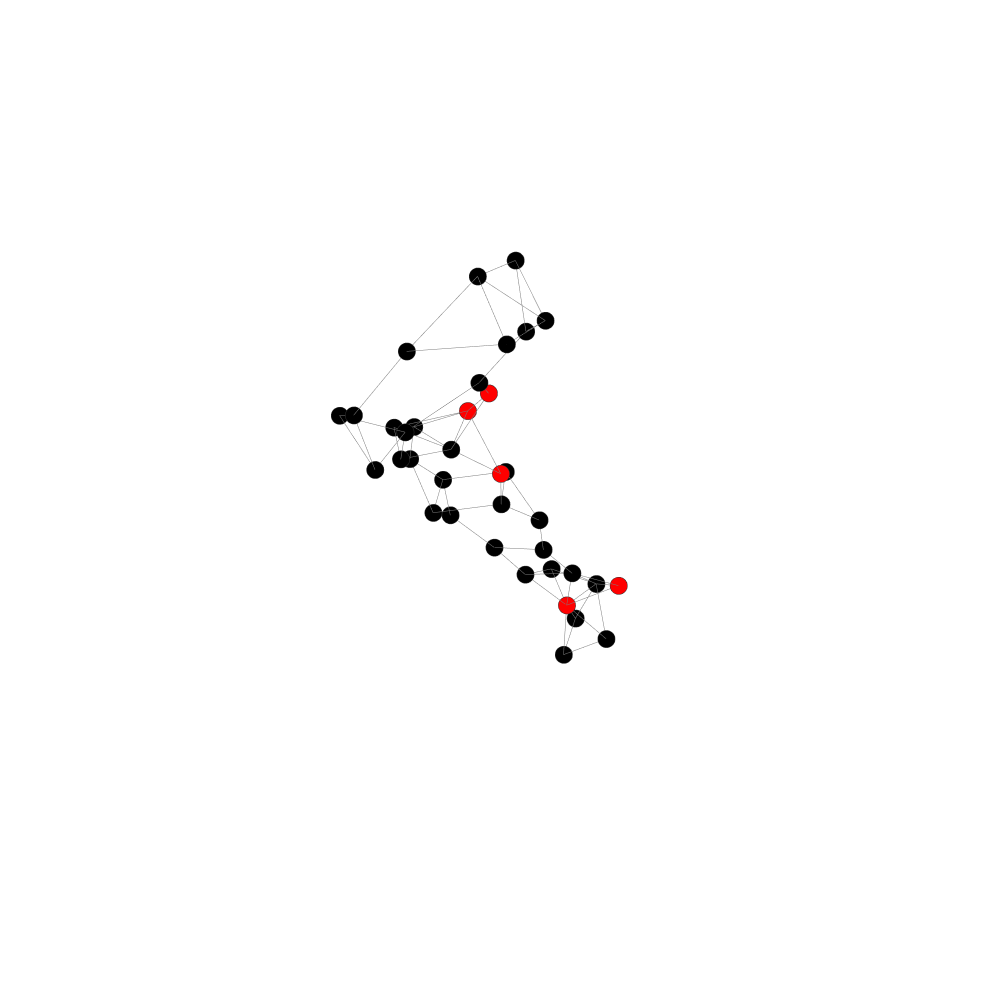

Notebook code for this chart:
### Code cell
import pandas as pd
import numpy as np
%matplotlib inline
import plotly.graph_objs as go
from  plotly.offline import plot
import chart_studio.plotly as py
import cufflinks as cf
cf.go_offline()
from plotly.offline import download_plotlyjs, init_notebook_mode, plot,iplot
init_notebook_mode(connected='true')
data=[trace1, trace2]
fig=go.Figure(data=data, layout=layout)

iplot(fig, filename='Les-Miserables')

### Figure 1 — Plotly figure (JSON) as saved in the notebook; plotly's stock layout.template omitted (floating-point values rounded to 4 significant figures; data arrays with more than 128 entries replaced by an {"elided": "..."} marker saying what was removed)
{"data": [{"hoverinfo": "none", "line": {"color": "rgb(125,125,125)", "width": 1}, "mode": "lines", "type": "scatter3d", "x": {"elided": "195 float values"}, "y": {"elided": "195 float values"}, "z": {"elided": "195 float values"}}, {"hoverinfo": "text", "marker": {"color": ["rgb(0,0,0)", "rgb(0,0,0)", "rgb(256,0,0)", "rgb(0,0,0)", "rgb(0,0,0)", "rgb(0,0,0)", "rgb(0,0,0)", "rgb(0,0,0)", "rgb(0,0,0)", "rgb(0,0,0)", "rgb(0,0,0)", "rgb(0,0,0)", "rgb(0,0,0)", "rgb(0,0,0)", "rgb(0,0,0)", "rgb(0,0,0)", "rgb(0,0,0)", "rgb(0,0,0)", "rgb(0,0,0)", "rgb(256,0,0)", "rgb(0,0,0)", "rgb(0,0,0)", "rgb(0,0,0)", "rgb(0,0,0)", "rgb(0,0,0)", "rgb(256,0,0)", "rgb(0,0,0)", "rgb(0,0,0)", "rgb(0,0,0)", "rgb(0,0,0)", "rgb(0,0,0)", "rgb(0,0,0)", "rgb(0,0,0)", "rgb(0,0,0)", "rgb(256,0,0)", "rgb(256,0,0)"], "colorscale": [[0, "#440154"], [0.1111, "#482878"], [0.2222, "#3e4989"], [0.3333, "#31688e"], [0.4444, "#26828e"], [0.5556, "#1f9e89"], [0.6667, "#35b779"], [0.7778, "#6ece58"], [0.8889, "#b5de2b"], [1, "#fde725"]], "line": {"color": "rgb(50,50,50)", "width": 0.5}, "size": 6, "symbol": "circle"}, "mode": "markers", "name": "actors", "text": ["0", "1", "2", "3", "4", "5", "6", "7", "8", "9", "10", "11", "12", "13", "14", "15", "16", "17", "18", "19", "20", "21", "22", "23", "24", "25", "26", "27", "28", "29", "30", "31", "32", "33", "34", "35"], "type": "scatter3d", "x": [-0.688, -1.135, -0.8399, -1.142, -0.6611, -0.3498, -0.05765, 0.1222, 0.5265, 0.5261, 1.04, 1.349, 1.543, 2.031, 2.044, 2.248, 2.097, -1.005, -1.236, -1.139, -0.8026, -0.4585, -0.2536, -0.2453, 0.1754, 0.6222, 1.0, 0.9051, 1.053, 1.181, 1.584, 1.718, 0.6808, 0.8088, 0.3856, 0.4698], "y": [0.1495, -0.08235, 0.03095, -0.4672, -0.4078, -0.5543, -0.879, -0.7634, -0.4508, -0.7371, -0.2744, 0.176, 0.4919, 0.4345, 0.7838, 0.896, 1.243, 0.4567, 0.09164, 0.4558, 0.1115, 0.01804, 0.1393, -0.2943, 0.06887, 0.3786, 0.6725, 1.024, 1.066, 1.444, 1.284, 1.648, -0.4639, 0.1376, 0.2723, -0.02353], "z": [-2.313, -2.225, -1.785, -1.75, -1.518, -1.072, -0.6841, -0.1226, -0.1462, 0.3012, 1.034, 1.075, 1.524, 1.831, 1.577, 2.108, 2.594, -2.093, -1.69, -1.445, -1.285, -0.8483, -0.3251, 0.01314, 0.03171, 1.432, 1.774, 2.248, 2.785, 2.548, 2.896, 2.646, 0.8111, 0.9074, 0.5448, 1.057]}], "layout": {"height": 1000, "hovermode": "closest", "margin": {"t": 100}, "scene": {"xaxis": {"showbackground": false, "showgrid": false, "showline": false, "showticklabels": false, "title": {"text": ""}, "zeroline": false}, "yaxis": {"showbackground": false, "showgrid": false, "showline": false, "showticklabels": false, "title": {"text": ""}, "zeroline": false}, "zaxis": {"showbackground": false, "showgrid": false, "showline": false, "showticklabels": false, "title": {"text": ""}, "zeroline": false}}, "showlegend": false, "width": 1000}}
